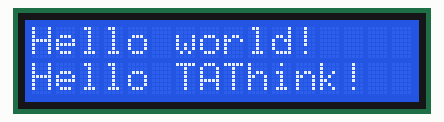
This sketch was run on a simulated Arduino Uno, built with avr-gcc and run on an emulated ATmega328P. Shown: 16×2 character LCD.

Above: at 0.1 s.
At 1.2 s:
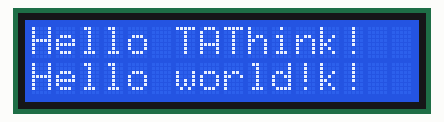
At 2.2 s:
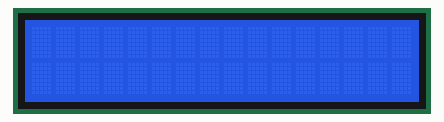

Measured:
- by itself, everything shown: repeats every 3.1 s, in 3 steps
- what the display in image 1 shows lasts 1.0 s, from 1.1 s to 2.1 s

The sketch:

lcd1602_i2c.ino
```cpp
#include <LiquidCrystal_I2C.h> // LCD 1602 I2C용 라이브러리
#include <Wire.h> // i2c 통신을 위한 라이브러리

LiquidCrystal_I2C lcd(0x27, 16, 2); // 접근주소: 0x3F or 0x27
// 뛰어쓰기 포함 최대 16자, 2줄

void setup() {
  lcd.init();
  lcd.backlight();
}

void loop() {
  lcd.setCursor(0, 0); // 1번째, 1라인
  lcd.print("Hello world!");
  lcd.setCursor(0, 1); // 2번 라인
  lcd.print("Hello TAThink!");
  delay(1000);
  lcd.setCursor(0, 0); // 1번째, 1라인
  lcd.print("Hello TAThink!");
  lcd.setCursor(0, 1); // 2번 라인
  lcd.print("Hello world!");
  delay(1000);
  lcd.clear();
  delay(1000);
}
```
